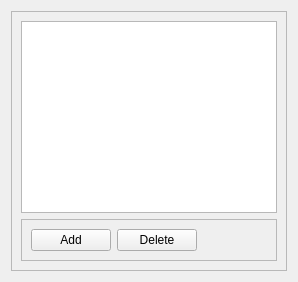
             <widget class="QWidget" name="tab3">
              <attribute name="icon">
               <iconset>
                <normalon>:/res/internet-telephony.png</normalon>
               </iconset>
              </attribute>
              <attribute name="title">
               <string>Slot rewrite</string>
              </attribute>
              <layout class="QVBoxLayout" name="verticalLayout_9">
               <item>
                <widget class="QFrame" name="frame_7">
                 <property name="frameShape">
                  <enum>QFrame::StyledPanel</enum>
                 </property>
                 <property name="frameShadow">
                  <enum>QFrame::Raised</enum>
                 </property>
                 <layout class="QVBoxLayout" name="verticalLayout_10">
                  <item>
                   <widget class="QTableWidget" name="tableWidgetSlotRewrite">
                    <property name="alternatingRowColors">
                     <bool>true</bool>
                    </property>
                   </widget>
                  </item>
                  <item>
                   <widget class="QFrame" name="frame_9">
                    <property name="frameShape">
                     <enum>QFrame::StyledPanel</enum>
                    </property>
                    <property name="frameShadow">
                     <enum>QFrame::Raised</enum>
                    </property>
                    <layout class="QHBoxLayout" name="horizontalLayout_5">
                     <item>
                      <widget class="QPushButton" name="pushButtonAddSlotRoute">
                       <property name="sizePolicy">
                        <sizepolicy hsizetype="Fixed" vsizetype="Fixed">
                         <horstretch>0</horstretch>
                         <verstretch>0</verstretch>
                        </sizepolicy>
                       </property>
                       <property name="maximumSize">
                        <size>
                         <width>100</width>
                         <height>16777215</height>
                        </size>
                       </property>
                       <property name="text">
                        <string>Add</string>
                       </property>
                       <property name="icon">
                        <iconset>
                         <normalon>:/res/list-add.png</normalon>
                        </iconset>
                       </property>
                      </widget>
                     </item>
                     <item>
                      <widget class="QPushButton" name="pushButtonRemoveSlotRoute">
                       <property name="sizePolicy">
                        <sizepolicy hsizetype="Fixed" vsizetype="Fixed">
                         <horstretch>0</horstretch>
                         <verstretch>0</verstretch>
                        </sizepolicy>
                       </property>
                       <property name="maximumSize">
                        <size>
                         <width>100</width>
                         <height>16777215</height>
                        </size>
                       </property>
                       <property name="text">
                        <string>Delete</string>
                       </property>
                       <property name="icon">
                        <iconset>
                         <normalon>:/res/list-remove.png</normalon>
                        </iconset>
                       </property>
                      </widget>
                     </item>
                     <item>
                      <spacer name="horizontalSpacer_3">
                       <property name="orientation">
                        <enum>Qt::Horizontal</enum>
                       </property>
                       <property name="sizeHint" stdset="0">
                        <size>
                         <width>40</width>
                         <height>20</height>
                        </size>
                       </property>
                      </spacer>
                     </item>
                    </layout>
                   </widget>
                  </item>
                 </layout>
                </widget>
               </item>
              </layout>
             </widget>
